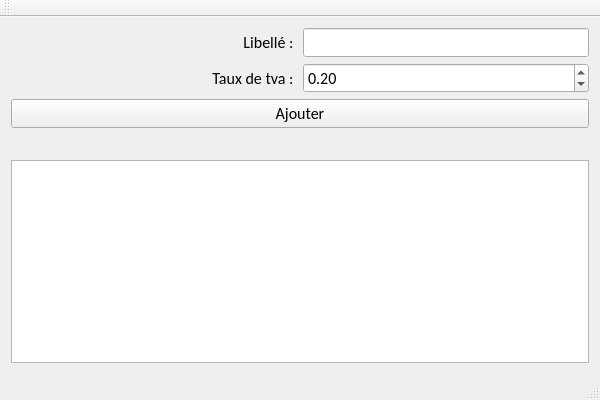
<?xml version="1.0" encoding="UTF-8"?>
<ui version="4.0">
 <class>TestSEBOClass</class>
 <widget class="QMainWindow" name="TestSEBOClass">
  <property name="geometry">
   <rect>
    <x>0</x>
    <y>0</y>
    <width>600</width>
    <height>400</height>
   </rect>
  </property>
  <property name="font">
   <font>
    <family>Calibri</family>
    <pointsize>12</pointsize>
   </font>
  </property>
  <property name="windowTitle">
   <string>TestSEBO</string>
  </property>
  <widget class="QWidget" name="centralWidget">
   <layout class="QVBoxLayout" name="verticalLayout">
    <item>
     <layout class="QHBoxLayout" name="horizontalLayout">
      <item>
       <widget class="QLabel" name="lblLibelle">
        <property name="font">
         <font>
          <family>Calibri</family>
          <pointsize>12</pointsize>
         </font>
        </property>
        <property name="text">
         <string>Libellé : </string>
        </property>
        <property name="alignment">
         <set>Qt::AlignRight|Qt::AlignTrailing|Qt::AlignVCenter</set>
        </property>
       </widget>
      </item>
      <item>
       <widget class="QLineEdit" name="leSaisieLibelle">
        <property name="sizePolicy">
         <sizepolicy hsizetype="Preferred" vsizetype="Fixed">
          <horstretch>0</horstretch>
          <verstretch>0</verstretch>
         </sizepolicy>
        </property>
       </widget>
      </item>
     </layout>
    </item>
    <item>
     <layout class="QHBoxLayout" name="horizontalLayout_2">
      <item>
       <widget class="QLabel" name="lblTauxTVA">
        <property name="font">
         <font>
          <family>Calibri</family>
          <pointsize>12</pointsize>
         </font>
        </property>
        <property name="text">
         <string>Taux de tva : </string>
        </property>
        <property name="alignment">
         <set>Qt::AlignRight|Qt::AlignTrailing|Qt::AlignVCenter</set>
        </property>
       </widget>
      </item>
      <item>
       <widget class="QDoubleSpinBox" name="spTauxTva">
        <property name="suffix">
         <string/>
        </property>
        <property name="maximum">
         <double>0.500000000000000</double>
        </property>
        <property name="value">
         <double>0.200000000000000</double>
        </property>
       </widget>
      </item>
     </layout>
    </item>
    <item>
     <widget class="QPushButton" name="btnAjouter">
      <property name="font">
       <font>
        <family>Calibri</family>
        <pointsize>12</pointsize>
       </font>
      </property>
      <property name="text">
       <string>Ajouter</string>
      </property>
     </widget>
    </item>
    <item>
     <widget class="QLabel" name="lblResultat">
      <property name="text">
       <string/>
      </property>
      <property name="alignment">
       <set>Qt::AlignCenter</set>
      </property>
     </widget>
    </item>
    <item>
     <widget class="QTableView" name="tvCategorie">
      <property name="alternatingRowColors">
       <bool>true</bool>
      </property>
      <property name="sortingEnabled">
       <bool>true</bool>
      </property>
     </widget>
    </item>
   </layout>
  </widget>
  <widget class="QMenuBar" name="menuBar">
   <property name="geometry">
    <rect>
     <x>0</x>
     <y>0</y>
     <width>600</width>
     <height>21</height>
    </rect>
   </property>
  </widget>
  <widget class="QToolBar" name="mainToolBar">
   <attribute name="toolBarArea">
    <enum>TopToolBarArea</enum>
   </attribute>
   <attribute name="toolBarBreak">
    <bool>false</bool>
   </attribute>
  </widget>
  <widget class="QStatusBar" name="statusBar"/>
 </widget>
 <layoutdefault spacing="6" margin="11"/>
 <resources>
  <include location="TestSEBO.qrc"/>
 </resources>
 <connections/>
</ui>
